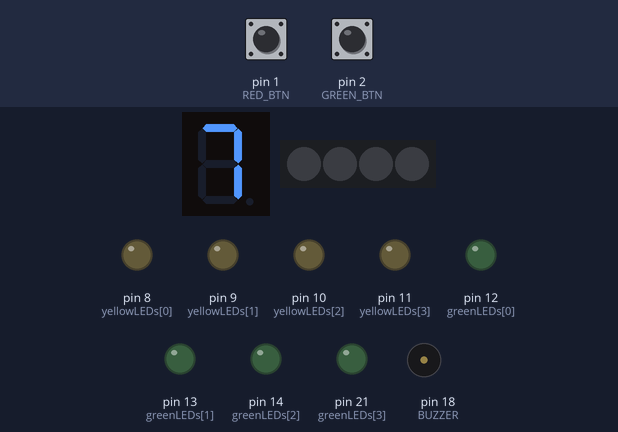
Recording of a sketch running on a simulated Arduino Mega 2560, built with avr-gcc and run on an emulated ATmega2560. On the bench: 1-digit seven-segment display, 4 RGB LEDs in strip order, left to right, output pins drawn as LEDs (lit = HIGH), buzzer (waves = sounding). Wiring (inferred from the names in the program): 1-digit 7-segment display, segments lit when HIGH: segments pin 4, pin 5, pin 6, pin 7, pin 15, pin 16, pin 17. The test bench sets the inputs (shaded band); at power-on: pin 1 (RED_BTN) HIGH, pin 2 (GREEN_BTN) HIGH. Random numbers use the default seed unless the sketch sets one; the segment pins are drawn as the display they are named for; pins used as bus, display or sensor lines are not drawn.

Above: at 1.2 s.
1.3 s: pin 1 (RED_BTN) pulled LOW for 3.2 s
At 5.1 s:
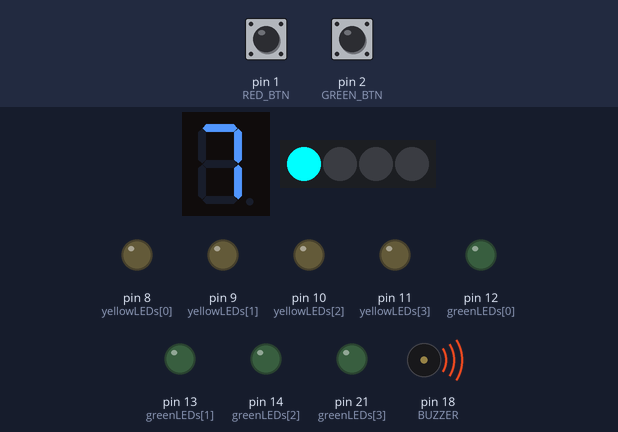
6.0 s: pin 2 (GREEN_BTN) pulled LOW for 3.2 s
At 9.8 s:
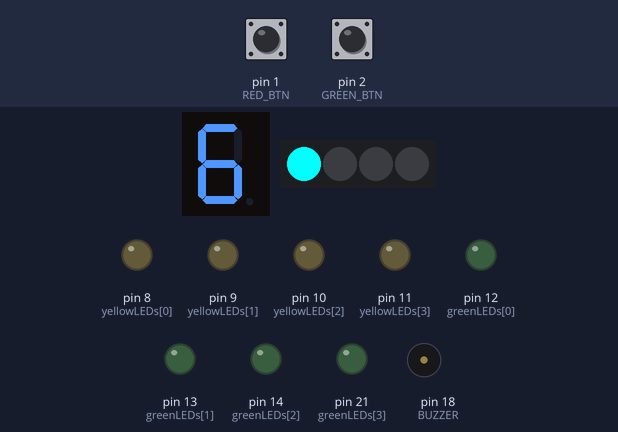
10.7 s: pin 1 (RED_BTN) pulled LOW for 0.15 s
At 12.3 s:
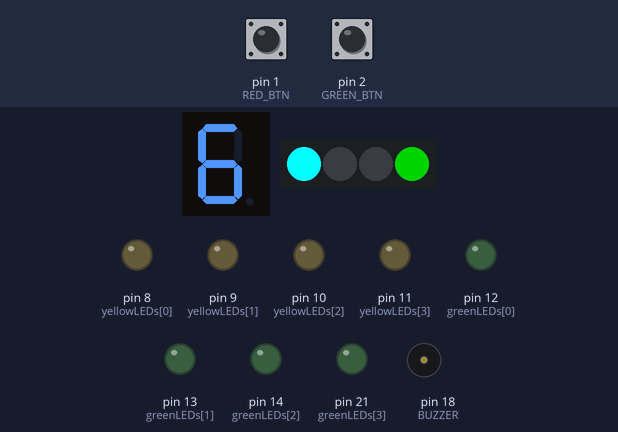
13.2 s: pin 1 (RED_BTN) pulled LOW for 1 s
At 13.35 s:
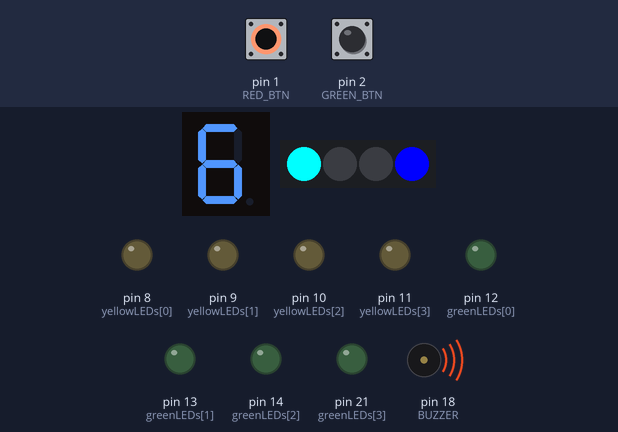
15.7 s: pin 1 (RED_BTN) pulled LOW for 0.15 s
At 17.3 s:
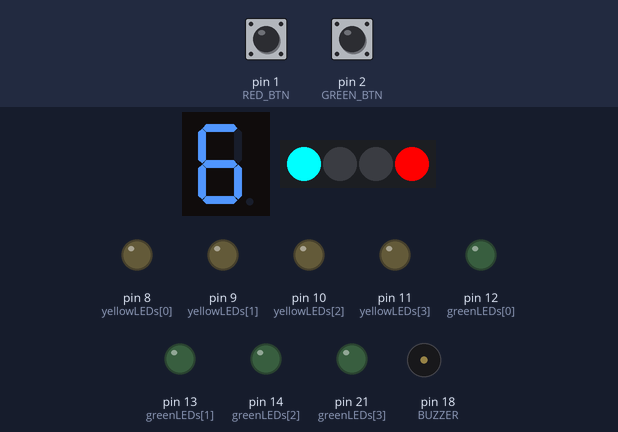
18.2 s: pin 2 (GREEN_BTN) pulled LOW for 0.15 s
At 19.6 s:
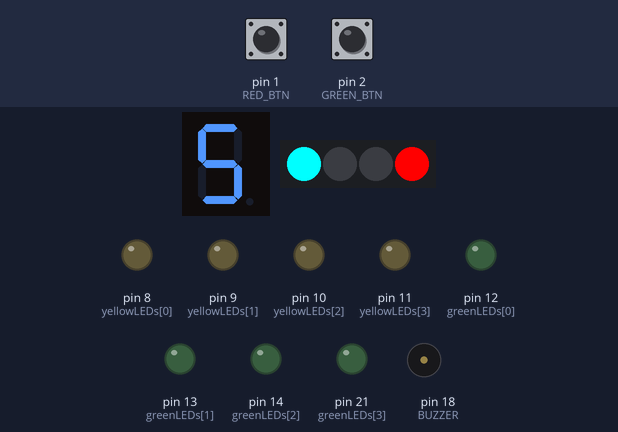
Timing chart, 0 to 19.9 s (numbered marks = the images above; inputs shaded):
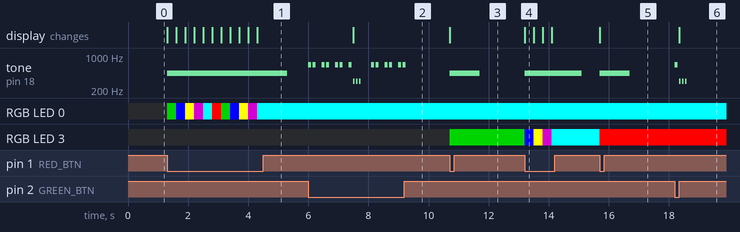

Measured:
- after the input at 1.3 s, tone on pin 18 (BUZZER): silent → 440 Hz at once, → silent 4.0 s later; RGB LED 0: off → RGB(0, 128, 0) at once, → RGB(0, 0, 255) 0.30 s later, → RGB(255, 255, 0) 0.30 s later, → RGB(128, 0, 128) 0.30 s later, … (11 changes in this stretch)
- after the input at 6.0 s, tone on pin 18 (BUZZER): plays 660 Hz for 0.10 s, 660 Hz for 0.10 s, 660 Hz for 0.10 s, 660 Hz for 0.10 s, 660 Hz for 0.10 s, 660 Hz for 0.10 s … (16 notes in this stretch), starting at once; the display: changes after 1.5 s (image 2)
- after the input at 10.7 s, tone on pin 18 (BUZZER): silent → 440 Hz at once, → silent 1.0 s later; RGB LED 3: off → RGB(0, 128, 0) at once
- after the input at 13.2 s, tone on pin 18 (BUZZER): silent → 440 Hz at once, → silent 1.9 s later; RGB LED 3: RGB(0, 128, 0) → RGB(0, 0, 255) at once, → RGB(255, 255, 0) 0.30 s later, → RGB(128, 0, 128) 0.30 s later, → RGB(0, 255, 255) 0.30 s later
- after the input at 15.7 s, tone on pin 18 (BUZZER): silent → 440 Hz at once, → silent 1.0 s later; RGB LED 3: RGB(0, 255, 255) → RGB(255, 0, 0) at once
- after the input at 18.2 s, tone on pin 18 (BUZZER): silent → 660 Hz at once, then repeats every 0.10 s: silent 0.05 s, 300 Hz 0.05 s, until it stays silent from 18.6 s; the display: changes after 0.15 s (image 6)

The sketch:

final_mastermind.ino
```cpp
#include <FastLED.h>

// Pins for Components
#define RED_BTN 1
#define GREEN_BTN 2
#define BUZZER 18
#define RGB_PIN 48
#define NUM_LEDS 4

// 7-Segment Pins (a-g)
const int segPins[] = {4, 5, 6, 7, 15, 16, 17};
const byte numbers[8] = {
  0b00111111, 0b00000110, 0b01011011, 0b01001111,
  0b01100110, 0b01101101, 0b01111101, 0b00000111
};

// Feedback LEDs (Yellow replaces Red)
int yellowLEDs[] = {8, 9, 10, 11};
int greenLEDs[] = {12, 13, 14, 21};

CRGB leds[NUM_LEDS];
int secretCode[4];
int userGuess[4] = {0, 0, 0, 0};
int currentPos = 0;
int tries = 7;

CRGB palette[] = {CRGB::Red, CRGB::Green, CRGB::Blue, CRGB::Yellow, CRGB::Purple, CRGB::Cyan};

void setup() {
  pinMode(RED_BTN, INPUT_PULLUP);
  pinMode(GREEN_BTN, INPUT_PULLUP);
  pinMode(BUZZER, OUTPUT);
  randomSeed(analogRead(0)); // Improve randomness

  for(int i=0; i<7; i++) pinMode(segPins[i], OUTPUT);
  for(int i=0; i<4; i++) {
    pinMode(yellowLEDs[i], OUTPUT);
    pinMode(greenLEDs[i], OUTPUT);
  }

  FastLED.addLeds<WS2812B, RGB_PIN, GRB>(leds, NUM_LEDS);
  resetGame();
}

void loop() {
  if (digitalRead(RED_BTN) == LOW && digitalRead(GREEN_BTN) == LOW) {
    resetGame();
    delay(500);
  }

  if (digitalRead(RED_BTN) == LOW) {
    userGuess[currentPos] = (userGuess[currentPos] + 1) % 6;
    leds[currentPos] = palette[userGuess[currentPos]];
    FastLED.show();
    tone(BUZZER, 440, 1000);
    delay(300);
  }

  if (digitalRead(GREEN_BTN) == LOW) {
    tone(BUZZER, 660, 100); delay(150);
    tone(BUZZER, 660, 100);
    currentPos++;

    if (currentPos >= 4) {
      checkGuess();
      currentPos = 0;
    }
    delay(300);
  }
}

void checkGuess() {
  int perfectMatch = 0; // Green
  int colorMatch = 0;   // Yellow

  bool secretUsed[4] = {false, false, false, false};
  bool guessUsed[4] = {false, false, false, false};

  // First Pass: Find Correct Color + Correct Position (Green)
  for (int i = 0; i < 4; i++) {
    if (userGuess[i] == secretCode[i]) {
      perfectMatch++;
      secretUsed[i] = true;
      guessUsed[i] = true;
    }
  }

  // Second Pass: Find Correct Color + Wrong Position (Yellow)
  for (int i = 0; i < 4; i++) {
    if (guessUsed[i]) continue;
    for (int j = 0; j < 4; j++) {
      if (!secretUsed[j] && userGuess[i] == secretCode[j]) {
        colorMatch++;
        secretUsed[j] = true;
        break;
      }
    }
  }

  updateFeedbackLEDs(perfectMatch, colorMatch);

  if (perfectMatch == 4) {
    winMelody();
    resetGame();
  } else {
    tries--;
    displayNumber(tries);
    if (tries <= 0) {
      flatline();
      resetGame();
    } else {
      anxietyBeeps();
    }
  }
}

void updateFeedbackLEDs(int greenCount, int yellowCount) {
  // Clear all first
  for(int i=0; i<4; i++) {
    digitalWrite(greenLEDs[i], LOW);
    digitalWrite(yellowLEDs[i], LOW);
  }
  // Light up Green LEDs (1st to greenCount-th LED)
  for(int i=0; i < greenCount; i++) {
    digitalWrite(greenLEDs[i], HIGH);
  }
  // Light up Yellow LEDs (starting after the Green ones)
  for(int i=0; i < yellowCount; i++) {
    digitalWrite(yellowLEDs[i], HIGH);
  }
}

void displayNumber(int n) {
  for (int i = 0; i < 7; i++) {
    digitalWrite(segPins[i], bitRead(numbers[n], i));
  }
}

void resetGame() {
  tries = 7;
  currentPos = 0;
  displayNumber(tries);
  for (int i = 0; i < 4; i++) {
    secretCode[i] = random(0, 6);
    userGuess[i] = 0;
    leds[i] = CRGB::Black;
    digitalWrite(yellowLEDs[i], LOW);
    digitalWrite(greenLEDs[i], LOW);
  }
  FastLED.show();
}

void winMelody() {
  int mel[] = {523, 659, 784, 1047};
  for(int i=0; i<4; i++) { tone(BUZZER, mel[i], 150); delay(200); }
}

void anxietyBeeps() {
  for(int i=0; i<3; i++) { tone(BUZZER, 300, 50); delay(100); }
}

void flatline() {
  tone(BUZZER, 150, 3000);
  delay(3000);
}
```
